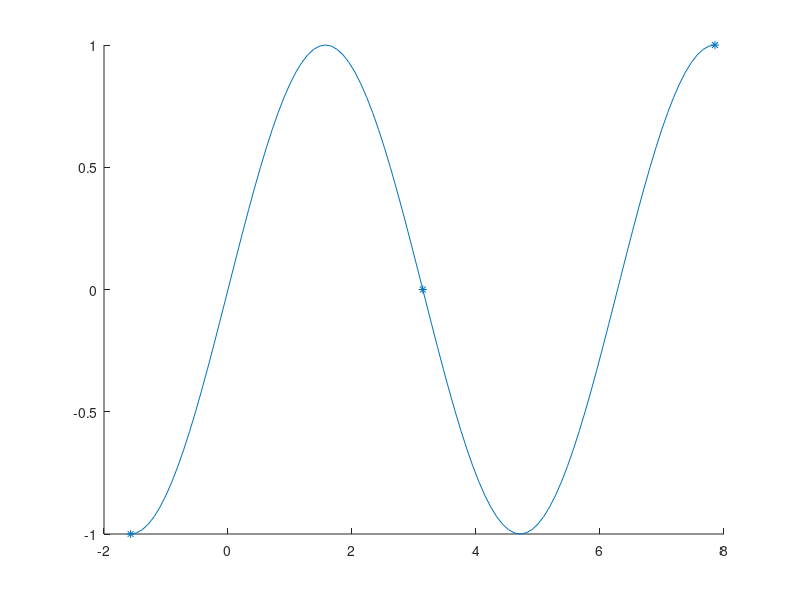

Write the MATLAB code that produced this figure. (Note: this script raises an error after producing the figure.)
x=[-pi/2,pi,5*pi/2];
y=[-1,0,1];
scatter(x,y,'*');
x1=linspace(-pi/2,5*pi/2);
hold on;plot(x1,sin(x1));
b=newton(x,y);

x=linspace(-pi/2,5*pi/2);
y=b(1)+b(2).*(x+(pi/2))+b(3).*(x+pi/2).*(x-pi);
hold on;plot(x,y);
